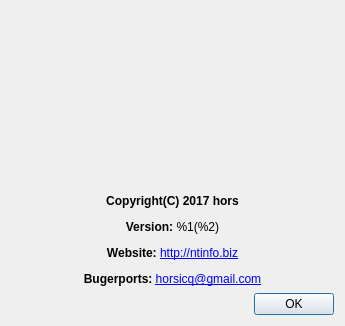
<?xml version="1.0" encoding="UTF-8"?>
<ui version="4.0">
 <class>DialogAbout</class>
 <widget class="QDialog" name="DialogAbout">
  <property name="windowModality">
   <enum>Qt::ApplicationModal</enum>
  </property>
  <property name="geometry">
   <rect>
    <x>0</x>
    <y>0</y>
    <width>345</width>
    <height>326</height>
   </rect>
  </property>
  <property name="windowTitle">
   <string>About</string>
  </property>
  <property name="modal">
   <bool>true</bool>
  </property>
  <layout class="QVBoxLayout" name="verticalLayout">
   <item>
    <widget class="QLabel" name="labelLogo">
     <property name="minimumSize">
      <size>
       <width>314</width>
       <height>177</height>
      </size>
     </property>
     <property name="maximumSize">
      <size>
       <width>314</width>
       <height>177</height>
      </size>
     </property>
     <property name="frameShape">
      <enum>QFrame::NoFrame</enum>
     </property>
     <property name="text">
      <string/>
     </property>
     <property name="pixmap">
      <pixmap resource="resources.qrc">:/images/main.png</pixmap>
     </property>
     <property name="scaledContents">
      <bool>true</bool>
     </property>
     <property name="alignment">
      <set>Qt::AlignCenter</set>
     </property>
    </widget>
   </item>
   <item>
    <widget class="QLabel" name="labelInfo">
     <property name="text">
      <string>&lt;html&gt;&lt;head/&gt;&lt;body&gt;&lt;p align=&quot;center&quot;&gt;&lt;span style=&quot; font-weight:600;&quot;&gt;Copyright(C) 2017 hors&lt;/span&gt;&lt;/p&gt;&lt;p align=&quot;center&quot;&gt;&lt;span style=&quot; font-weight:600;&quot;&gt;Version: &lt;/span&gt;%1(%2)&lt;/p&gt;&lt;p align=&quot;center&quot;&gt;&lt;span style=&quot; font-weight:600;&quot;&gt;Website: &lt;/span&gt;&lt;a href=&quot;http://ntinfo.biz&quot;&gt;&lt;span style=&quot; text-decoration: underline; color:#0000ff;&quot;&gt;http://ntinfo.biz&lt;/span&gt;&lt;/a&gt;&lt;/p&gt;&lt;p align=&quot;center&quot;&gt;&lt;span style=&quot; font-weight:600;&quot;&gt;Bugerports: &lt;/span&gt;&lt;a href=&quot;mailto:horsicq@gmail.com&quot;&gt;&lt;span style=&quot; text-decoration: underline; color:#0000ff;&quot;&gt;horsicq@gmail.com&lt;/span&gt;&lt;/a&gt;&lt;/p&gt;&lt;/body&gt;&lt;/html&gt;</string>
     </property>
     <property name="openExternalLinks">
      <bool>true</bool>
     </property>
    </widget>
   </item>
   <item>
    <spacer name="verticalSpacer">
     <property name="orientation">
      <enum>Qt::Vertical</enum>
     </property>
     <property name="sizeHint" stdset="0">
      <size>
       <width>20</width>
       <height>40</height>
      </size>
     </property>
    </spacer>
   </item>
   <item>
    <layout class="QHBoxLayout" name="horizontalLayout">
     <item>
      <spacer name="horizontalSpacer">
       <property name="orientation">
        <enum>Qt::Horizontal</enum>
       </property>
       <property name="sizeHint" stdset="0">
        <size>
         <width>40</width>
         <height>20</height>
        </size>
       </property>
      </spacer>
     </item>
     <item>
      <widget class="QPushButton" name="pushButtonOK">
       <property name="text">
        <string>OK</string>
       </property>
      </widget>
     </item>
    </layout>
   </item>
  </layout>
 </widget>
 <resources>
  <include location="resources.qrc"/>
 </resources>
 <connections/>
</ui>
